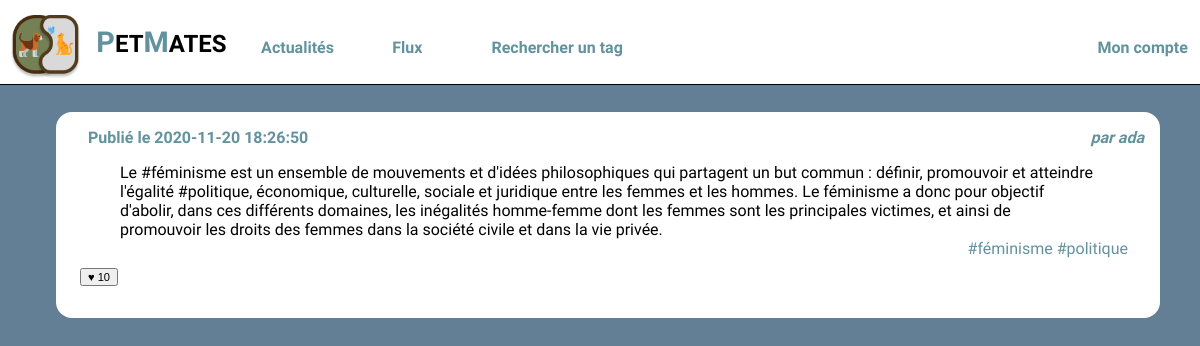
The page /feed.php?user_id=2 (signed in) on the database its author committed.
### tables this page shows
CREATE TABLE `posts` (
  `id` int(10) UNSIGNED NOT NULL,
  `user_id` int(10) UNSIGNED NOT NULL,
  `content` text NOT NULL,
  `created` datetime NOT NULL,
  `parent_id` int(10) UNSIGNED DEFAULT NULL
);

CREATE TABLE `users` (
  `id` int(10) UNSIGNED NOT NULL,
  `email` varchar(255) NOT NULL,
  `password` varchar(255) NOT NULL,
  `alias` varchar(255) NOT NULL
);

### feed.php (the view, shortened to what this page needs)
<!doctype html>
<html lang="fr">
<head>
    <?php include_once('headmeta.php'); ?>
</head>
<body>
    <?php include_once('header.php'); ?>
    <?php include('connexion.php'); ?>
    <div id="wrapper">
            <?php
            $userId = intval($_GET['user_id']);
            ?>
        <main>
            <?php
            $laQuestionEnSql = "
                    SELECT posts.content,
                    posts.created,
                    posts.id,
                    posts.user_id,
                    users.alias as author_name,
                    count(likes.id) as like_number,
                    GROUP_CONCAT(DISTINCT tags.label) AS taglist
                    FROM followers
                    JOIN users ON users.id=followers.followed_user_id
                    JOIN posts ON posts.user_id=users.id
                    LEFT JOIN posts_tags ON posts.id = posts_tags.post_id
                    LEFT JOIN tags       ON posts_tags.tag_id  = tags.id
                    LEFT JOIN likes      ON likes.post_id  = posts.id
                    WHERE followers.following_user_id='$userId'
                    GROUP BY posts.id
                    ORDER BY posts.created DESC
                    ";
            $lesInformations = $mysqli->query($laQuestionEnSql);
            while ($post = $lesInformations->fetch_assoc()) {
                $idDuPost = $post['id'];
                ?>
                <article>
                    <h3>
                        <time>
                            Publié le <?php echo $post['created'] ?>
                        </time>
                    </h3>
                    <address>par <a href="wall.php?user_id=<?php echo $post['user_id'] ?>"><?php echo $post['author_name'] ?></a></address>
                    <div>
                        <p>
                        <?php echo $post['content'] ?>
                        </p>
                    </div>
                    <div class="tags">
                        <?php
                        $laQsurlesLabels = "
                        SELECT tags.label, posts_tags.tag_id
                        FROM tags
                        INNER JOIN posts_tags ON tags.id = posts_tags.tag_id
                        WHERE post_id = $idDuPost";
                        $listsTags = $mysqli->query($laQsurlesLabels);
                        while ($tags = $listsTags->fetch_assoc()) { ?>
                            <a href="tags.php?tag_id=<?php echo $tags['tag_id'] ?>">
                                <?php echo "#" . $tags['label'] ?>
                            </a>
                        <?php
                        } ?>
                    </div>
                    <footer>
                        <form action="" method="post">
                            <button type='submit' name='like' value='<?php echo $idDuPost ?>'>
                                <small>
                                    <div class="likePlace">
                                    ♥
                                    <?php echo $post['like_number'] ?>
                                    </div>
                                </small>
                            </button>
                        </form>
                    </footer>
                </article>
            <?php }
            ?>
        </main>
    </div>
</body>
</html>

### style.css (style rules this page uses)
body { background-color: #637F95; font-family: 'Heebo', sans-serif; margin:0; }
a { text-decoration: none; color: #62929E; }
#wrapper { display:flex; width:70em; margin:0em auto 2em auto; padding:7em 0em 5em 0em; }
#wrapper main { flex:3; padding-left:1em; height: 80vh; }
#wrapper main article { background-color: #fff; padding:1em; margin-bottom: 1em ; border-radius: 1em; }
#wrapper main article h3 { margin:0em 1em 0em 1em; padding:0; font-weight:lighter; font-size:1em; }
#wrapper main article time { float:left; font-style: normal; color: #62929E; font-weight: bold; }
#wrapper main article address { text-align: right; font-style: italic; margin-bottom: 1em; color: #62929E; font-weight: bold; }
#wrapper main article p { margin:0em 3em 0em 3em; }
#wrapper main article footer { margin: 0em 0.5em 1em 0.5em; display:flex; justify-content: space-between; }
.tags { font-size: 1em; margin-right: 1em; margin-bottom: 0.5em; text-align:right; }

### rows shown on the page
posts: created "2020-11-20 18:26:50", user.alias "ada", content "Le #féminisme est un ensemble de mouvements et d'idées philosophiques qui partagent un but commun : définir, promouvoir et atteindre l'égalité #politique, économique, culturelle, sociale et juridique entre les femmes et les hommes. Le féminisme a donc pour objectif d'abolir, dans ces différents domaines, les inégalités homme-femme dont les femmes sont les principales victimes, et ainsi de promouvoir les droits des femmes dans la société civile et dans la vie privée.", label "féminisme", label "politique", $idDuPost 9 (drawn), like_number "10"
